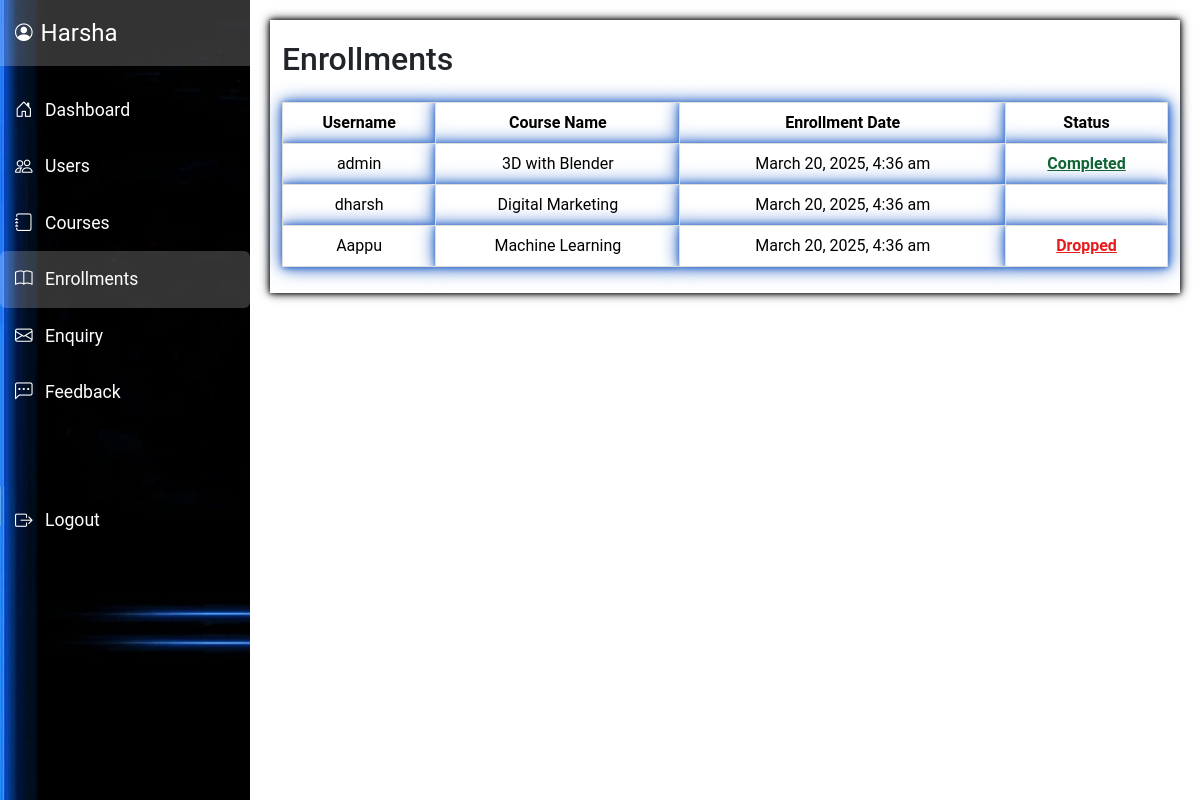
The page /enrollments.php (signed in) on the database its author committed.
### tables this page shows
CREATE TABLE Enrollments (
    enrollment_id INT AUTO_INCREMENT PRIMARY KEY,
    user_id INT NOT NULL,
    course_id INT NOT NULL,
    amount DECIMAL(10, 2) NOT NULL,  
    enrollment_date TIMESTAMP DEFAULT CURRENT_TIMESTAMP,
    status ENUM('Pending', 'Completed', 'Dropped') NOT NULL,
    payment_id VARCHAR(255),  
    reference_id VARCHAR(255),  
    FOREIGN KEY (user_id) REFERENCES Users(user_id),
    FOREIGN KEY (course_id) REFERENCES Courses(course_id)
);

CREATE TABLE Users (
    user_id INT AUTO_INCREMENT PRIMARY KEY,
    username VARCHAR(50) NOT NULL UNIQUE,
    email VARCHAR(100) NOT NULL UNIQUE,
    password VARCHAR(255) NOT NULL,
    role ENUM('student', 'admin') DEFAULT 'student' NOT NULL,
    status ENUM('active', 'inactive') DEFAULT 'active' NOT NULL
);

CREATE TABLE Courses (
    course_id INT AUTO_INCREMENT PRIMARY KEY,
    title VARCHAR(255) NOT NULL,
    description TEXT NOT NULL,
    price DECIMAL(10, 2) NOT NULL,
    lessons INT NOT NULL,
    image_url VARCHAR(255),
    video_url VARCHAR(255),  
    created_at TIMESTAMP DEFAULT CURRENT_TIMESTAMP,
    updated_at TIMESTAMP DEFAULT CURRENT_TIMESTAMP ON UPDATE CURRENT_TIMESTAMP
);

### enrollments.php (the view, shortened to what this page needs)
<?php
require_once '../db.php';
$sql = "
    SELECT e.enrollment_id, u.username, c.title AS course_name, e.enrollment_date, e.status
    FROM Enrollments e
    JOIN Users u ON e.user_id = u.user_id
    JOIN Courses c ON e.course_id = c.course_id
";
$result = $conn->query($sql);
?>
<!DOCTYPE html>
<html lang="en">
<head>
    <link href="https://cdn.jsdelivr.net/npm/bootstrap@5.3.3/dist/css/bootstrap.min.css" rel="stylesheet">
    <link href="https://cdnjs.cloudflare.com/ajax/libs/bootstrap-icons/1.10.0/font/bootstrap-icons.min.css" rel="stylesheet">
</head>
<body>
    <div class="d-flex flex-column flex-shrink-0 sidebar" id="sidebar">
        <a href="#dashboard" class="d-flex align-items-center mb-3 text-decoration-none">
            <i class="bi bi-person-circle me-2"></i>
            <span class="fs-4">Harsha</span>
        </a>
        <ul class="nav nav-pills flex-column mb-auto">
            <li class="nav-item">
                <a href="dashboard.php" class="nav-link text-white"><i class="bi bi-house-door me-2"></i> Dashboard</a>
            </li>
            <li><a href="users.php" class="nav-link text-white"><i class="bi bi-people me-2"></i> Users</a></li>
            <li><a href="courses.php" class="nav-link text-white"><i class="bi bi-journal me-2"></i> Courses</a></li>
            <li><a href="enrollments.php" class="nav-link text-white"><i class="bi bi-book me-2"></i> Enrollments</a></li>
            <li><a href="enquiry.php" class="nav-link text-white"><i class="bi bi-envelope me-2"></i> Enquiry</a></li>
            <li><a href="feedback.php" class="nav-link text-white"><i class="bi bi-chat-left-dots me-2"></i> Feedback</a></li><break><br><br><br>
            <li><a href="logout.php" class="nav-link text-white"><i class="bi bi-box-arrow-right me-2"></i> Logout</a></li>
        </ul>
    </div>
    <div class="main-content" id="main-content">
        <div class="container">
            <h2 class="mb-4">Enrollments</h2>
            <table class="table table-striped table-bordered">
                <thead>
                    <tr>
                        <th>Username</th>
                        <th>Course Name</th>
                        <th>Enrollment Date</th>
                        <th>Status</th>
                    </tr>
                </thead>
                <tbody>
                    <?php if ($result->num_rows > 0): ?>
                        <?php while ($row = $result->fetch_assoc()): ?>
                            <tr>
                                <td><?php echo htmlspecialchars($row['username']); ?></td>
                                <td><?php echo htmlspecialchars($row['course_name']); ?></td>
                                <td><?php echo date("F j, Y, g:i a", strtotime($row['enrollment_date'])); ?></td>
                                <td class="<?php
                                    echo ($row['status'] === 'Completed') ? 'status-completed' :
                                         (($row['status'] === 'Dropped') ? 'status-dropped' :
                                         'status-active'); ?>">
                                    <?php echo htmlspecialchars($row['status']); ?>
                                </td>
                            </tr>
                        <?php endwhile; ?>
                    <?php else: ?>
                        <tr>
                            <td colspan="5" class="text-center">No enrollments found</td>
                        </tr>
                    <?php endif; ?>
                </tbody>
            </table>
        </div>
    </div>
</body>
</html>

### enrollments.php (style rules this page uses)
.status-completed { color: rgb(17, 100, 52) !important; font-weight: bold; text-decoration: underline; }
.status-dropped { color: rgb(231, 29, 29) !important; font-weight: bold; text-decoration: underline; }
.status-active { color: rgb(240, 199, 53) !important; font-weight: bold; text-decoration: underline; }
body { margin: 0; padding: 0; overflow-x: hidden; font-family: 'Roboto', sans-serif; }
.sidebar { background: url('dash2.jpg') no-repeat top left; background-size: cover; color: white; width: 250px; height: 100vh; position: fixed; display: flex; flex-direction: column; z-index: 1050; }
.sidebar a { padding: 15px; text-decoration: none; color: white; font-size: 1.1rem; }
.sidebar a:hover, .sidebar .nav-link.active { background-color: rgba(255, 255, 255, 0.2); color: white; }
.main-content { margin-left: 250px; flex-grow: 1; padding: 20px; transition: margin-left 0.3s ease-in-out; }
.table-striped tbody tr:nth-child(odd) { background-color: #f9f9f9; }
.table-bordered th, .table-bordered td { border: 1px solid #ddd; }
.table th, .table td { text-align: center; box-shadow:0 0 5px #3B71CA, 0 0 10px #3B71CA, 0 0 20px #3B71CA; }
.container { padding-top: 20px; padding-bottom: 10px; box-shadow:0 0 5px rgb(8, 8, 8), 0 0 10px rgb(7, 7, 8); }

### rows shown on the page
enrollments: user.username "admin", course.title "3D with Blender", enrollment_date "March 20, 2025, 4:36 am", status "Completed"
enrollments: user.username "dharsh", course.title "Digital Marketing", enrollment_date "March 20, 2025, 4:36 am"
enrollments: user.username "Aappu", course.title "Machine Learning", enrollment_date "March 20, 2025, 4:36 am", status "Dropped"
